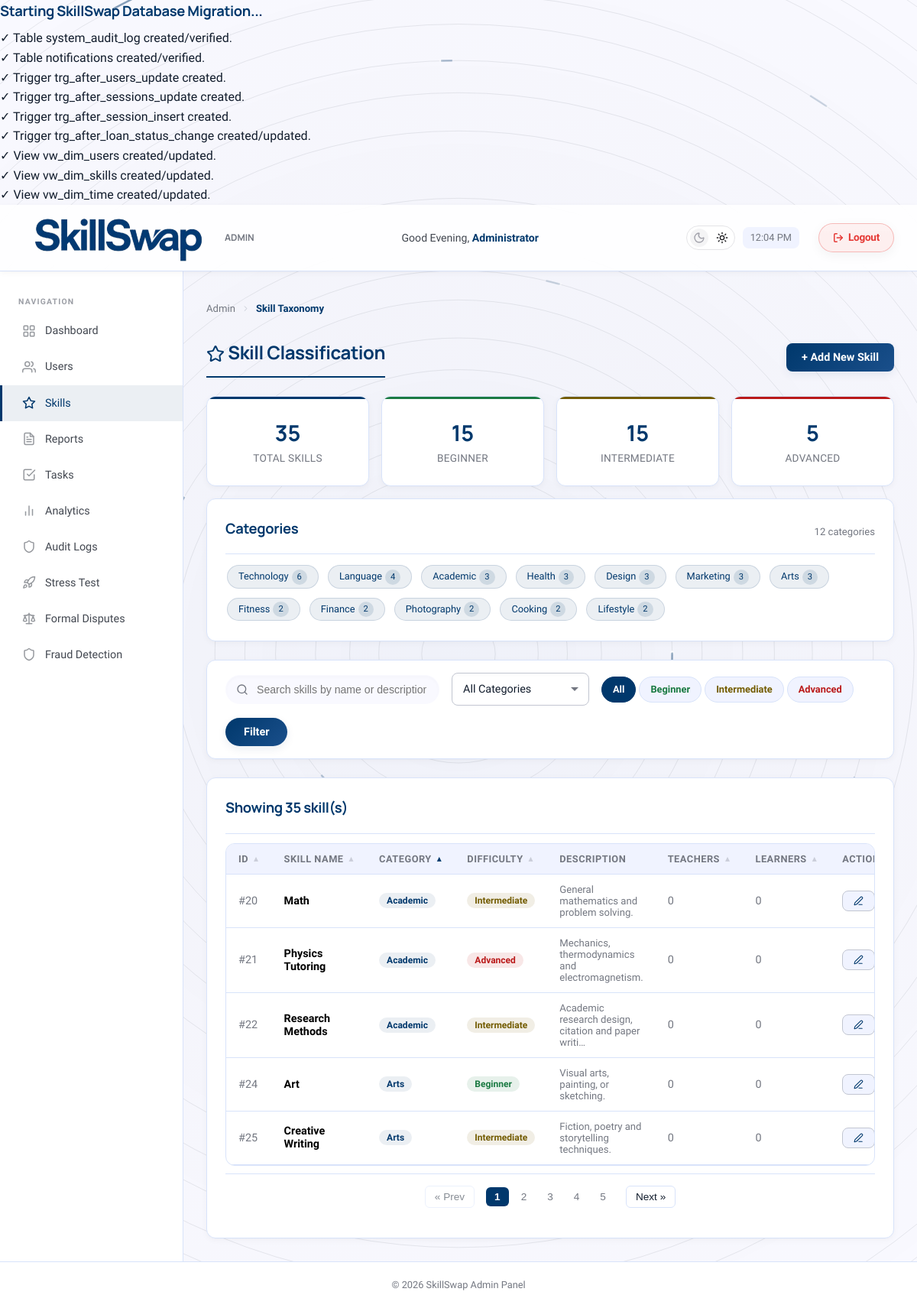
/admin/skills.php (signed in), run on the app's committed database.
### tables this page shows
CREATE TABLE IF NOT EXISTS skills (
    skill_id INT AUTO_INCREMENT PRIMARY KEY,
    skill_name VARCHAR(100) NOT NULL,
    catagory VARCHAR(50),
    description TEXT,
    difficulty_level ENUM('Beginner', 'Intermediate', 'Advanced')
);

### admin/skills.php (the view, shortened to what this page needs)
<?php
require_once __DIR__ . '/../config/db.php';
$search = trim($_GET['search'] ?? '');
$cat_filter = trim($_GET['category'] ?? '');
$diff_filter = trim($_GET['difficulty'] ?? '');
$sort = trim($_GET['sort'] ?? 'category');
$order = trim($_GET['order'] ?? 'asc');
$allowed_sorts = [
    'id' => 's.skill_id',
    'name' => 's.skill_name',
    'category' => 's.catagory',
    'difficulty' => 's.difficulty_level',
    'teachers' => 'providers',
    'learners' => 'learners'
];
$sort_col = $allowed_sorts[$sort] ?? 's.catagory';
$order = (strtolower($order) === 'desc') ? 'DESC' : 'ASC';
if ($sort === 'category') {
    $sort_query = "s.catagory $order, s.skill_name ASC";
} elseif ($sort === 'difficulty') {
    $sort_query = "FIELD(s.difficulty_level, 'Beginner', 'Intermediate', 'Advanced') $order";
} else {
    $sort_query = "$sort_col $order";
}
function getSortUrl($col, $dir, $search, $category, $difficulty) {
    $query = [
        'sort' => $col,
        'order' => $dir
    ];
    return 'skills.php?' . http_build_query($query);
}
function renderSortButtons($col, $current_sort, $current_order, $search, $category, $difficulty) {
    if ($current_sort === $col) {
        if (strtolower($current_order) === 'asc') {
            $url = getSortUrl($col, 'desc', $search, $category, $difficulty);
            return '
            <span class="sort-arrows">
                <a href="' . $url . '" class="sort-arrow active" title="Sorted Ascending. Click to sort Descending">&#x25B4;</a>
            </span>';
        } else {
            $url = getSortUrl($col, 'asc', $search, $category, $difficulty);
            return '
            <span class="sort-arrows">
                <a href="' . $url . '" class="sort-arrow active" title="Sorted Descending. Click to sort Ascending">&#x25BE;</a>
            </span>';
        }
    } else {
        $url = getSortUrl($col, 'asc', $search, $category, $difficulty);
        return '
        <span class="sort-arrows">
            <a href="' . $url . '" class="sort-arrow" title="Click to sort Ascending">&#x25B4;</a>
        </span>';
    }
}
$where = "WHERE 1=1";
$skills = $conn->query("
    SELECT s.*, COUNT(DISTINCT uso.user_id) AS providers,
           COUNT(DISTINCT usr.user_id) AS learners
    FROM skills s
    LEFT JOIN user_skills_offered uso ON s.skill_id = uso.skill_id
    LEFT JOIN user_skills_requested usr ON s.skill_id = usr.skill_id
    $where
    GROUP BY s.skill_id
    ORDER BY $sort_query
");
$total_skills = $conn->query("SELECT COUNT(*) AS cnt FROM skills")->fetch_assoc()['cnt'];
$count_beginner = $conn->query("SELECT COUNT(*) AS cnt FROM skills WHERE difficulty_level = 'Beginner'")->fetch_assoc()['cnt'];
$count_intermediate = $conn->query("SELECT COUNT(*) AS cnt FROM skills WHERE difficulty_level = 'Intermediate'")->fetch_assoc()['cnt'];
$count_advanced = $conn->query("SELECT COUNT(*) AS cnt FROM skills WHERE difficulty_level = 'Advanced'")->fetch_assoc()['cnt'];
$cat_counts = $conn->query("SELECT catagory, COUNT(*) AS cnt FROM skills WHERE catagory IS NOT NULL AND catagory != '' GROUP BY catagory ORDER BY cnt DESC");
$cat_count_arr = [];
while ($cc = $cat_counts->fetch_assoc()) {
    $cat_count_arr[$cc['catagory']] = $cc['cnt'];
}
include __DIR__ . '/../includes/admin_header.php';
?>
<div class="page-header">
    <h1 class="page-title" style="margin:0;"><i data-lucide="star" class="lucide-sm"></i> Skill Classification</h1>
    <button class="btn btn-primary" onclick="document.getElementById('add-skill-modal').classList.add('active')">+ Add New Skill</button>
</div>
<div class="stats-grid" style="margin-bottom:16px;">
    <div class="stat-card stat-card-accent" style="--accent: var(--primary);">
        <span class="stat-value"><?php echo $total_skills; ?></span>
        <span class="stat-label">Total Skills</span>
    </div>
    <div class="stat-card stat-card-accent" style="--accent: var(--success);">
        <span class="stat-value"><?php echo $count_beginner; ?></span>
        <span class="stat-label">Beginner</span>
    </div>
    <div class="stat-card stat-card-accent" style="--accent: var(--warning);">
        <span class="stat-value"><?php echo $count_intermediate; ?></span>
        <span class="stat-label">Intermediate</span>
    </div>
    <div class="stat-card stat-card-accent" style="--accent: var(--danger);">
        <span class="stat-value"><?php echo $count_advanced; ?></span>
        <span class="stat-label">Advanced</span>
    </div>
</div>
<div class="card mb-3">
    <div class="card-header">
        <h3>Categories</h3>
        <span style="font-size:0.82rem; color:var(--text-muted);"><?php echo count($cat_count_arr); ?> categories</span>
    </div>
    <div style="display:flex; flex-wrap:wrap; gap:8px;">
        <?php foreach ($cat_count_arr as $cat_name => $cat_cnt): ?>
            <a href="?category=<?php echo urlencode($cat_name); ?><?php echo $sort !== 'category' ? '&sort=' . urlencode($sort) : ''; ?><?php echo $order !== 'ASC' ? '&order=' . urlencode(strtolower($order)) : ''; ?>"
               class="skill-tag <?php echo $cat_filter === $cat_name ? 'skill-tag-active' : ''; ?>"
               style="cursor:pointer; text-decoration:none;">
                <?php echo htmlspecialchars($cat_name); ?>
                <span style="background:rgba(0,56,108,0.12); padding:1px 7px; border-radius:9999px; font-size:0.7rem; margin-left:4px;">
                    <?php echo $cat_cnt; ?>
                </span>
            </a>
        <?php endforeach; ?>
    </div>
</div>
<div class="card mb-3" style="padding: 16px 24px; position: relative; z-index: 10;">
    <form method="GET" class="flex flex-wrap gap-2 items-center" id="adminSkillsSearchForm">
        <div style="position:relative; display:flex; align-items:center;">
            <input type="text" name="search" id="adminSkillsSearchInput" placeholder="Search skills by name or description..." autocomplete="off"
                value="<?php echo htmlspecialchars($search); ?>">
        </div>
        <select name="category" class="form-control" style="max-width:180px;">
            <option value="">All Categories</option>
        </select>
        <div class="admin-filter-tabs">
            <?php
            function buildTabUrl($diff, $search, $cat, $sort, $order) {
                $q = [];
                if ($diff !== '') $q['difficulty'] = $diff;
                if ($sort !== '') $q['sort'] = $sort;
                if ($order !== '') $q['order'] = strtolower($order);
                return '?' . http_build_query($q);
            }
            ?>
            <a href="<?php echo buildTabUrl('', $search, $cat_filter, $sort, $order); ?>"
               class="filter-tab <?php echo $diff_filter === '' ? 'active' : ''; ?>">All</a>
            <a href="<?php echo buildTabUrl('Beginner', $search, $cat_filter, $sort, $order); ?>"
               class="filter-tab <?php echo $diff_filter === 'Beginner' ? 'active' : ''; ?>" style="<?php echo $diff_filter === 'Beginner' ? '' : 'color:var(--success);'; ?>">Beginner</a>
            <a href="<?php echo buildTabUrl('Intermediate', $search, $cat_filter, $sort, $order); ?>"
               class="filter-tab <?php echo $diff_filter === 'Intermediate' ? 'active' : ''; ?>" style="<?php echo $diff_filter === 'Intermediate' ? '' : 'color:var(--warning);'; ?>">Intermediate</a>
            <a href="<?php echo buildTabUrl('Advanced', $search, $cat_filter, $sort, $order); ?>"
               class="filter-tab <?php echo $diff_filter === 'Advanced' ? 'active' : ''; ?>" style="<?php echo $diff_filter === 'Advanced' ? '' : 'color:var(--danger);'; ?>">Advanced</a>
        </div>
        <button type="submit" class="btn btn-primary" style="border-radius: 99px; padding: 10px 24px;">Filter</button>
    </form>
</div>
<div class="card">
    <div class="card-header">
        <h3>Showing <?php echo $skills->num_rows; ?> skill(s)</h3>
    </div>
    <?php if ($skills->num_rows > 0): ?>
    <div class="table-wrapper">
        <table>
            <thead>
                <tr>
                    <th>
                        <span class="th-content">
                            <span>ID</span>
                            <?php echo renderSortButtons('id', $sort, $order, $search, $cat_filter, $diff_filter); ?>
                        </span>
                    </th>
                    <th>
                        <span class="th-content">
                            <span>Skill Name</span>
                            <?php echo renderSortButtons('name', $sort, $order, $search, $cat_filter, $diff_filter); ?>
                        </span>
                    </th>
                    <th>
                        <span class="th-content">
                            <span>Category</span>
                            <?php echo renderSortButtons('category', $sort, $order, $search, $cat_filter, $diff_filter); ?>
                        </span>
                    </th>
                    <th>
                        <span class="th-content">
                            <span>Difficulty</span>
                            <?php echo renderSortButtons('difficulty', $sort, $order, $search, $cat_filter, $diff_filter); ?>
                        </span>
                    </th>
                    <th>Description</th>
                    <th>
                        <span class="th-content">
                            <span title="Users who teach this skill">Teachers</span>
                            <?php echo renderSortButtons('teachers', $sort, $order, $search, $cat_filter, $diff_filter); ?>
                        </span>
                    </th>
                    <th>
                        <span class="th-content">
                            <span title="Users who want to learn this skill">Learners</span>
                            <?php echo renderSortButtons('learners', $sort, $order, $search, $cat_filter, $diff_filter); ?>
                        </span>
                    </th>
                    <th>Actions</th>
                </tr>
            </thead>
            <tbody>
                <?php while ($s = $skills->fetch_assoc()):
                    $diff_class = 'badge-success';
                    if ($s['difficulty_level'] === 'Intermediate') $diff_class = 'badge-warning';
                    elseif ($s['difficulty_level'] === 'Advanced') $diff_class = 'badge-danger';
                    $desc_short = $s['description'] ? (strlen($s['description']) > 50 ? substr($s['description'], 0, 50) . '…' : $s['description']) : '—';
                ?>
                    <tr>
                        <td style="color:var(--text-muted);">#<?php echo $s['skill_id']; ?></td>
                        <td><strong><?php echo htmlspecialchars($s['skill_name']); ?></strong></td>
                        <td>
                            <a href="?category=<?php echo urlencode($s['catagory'] ?? ''); ?><?php echo $sort !== 'category' ? '&sort=' . urlencode($sort) : ''; ?><?php echo $order !== 'ASC' ? '&order=' . urlencode(strtolower($order)) : ''; ?>" class="badge badge-orange" style="text-decoration:none;">
                                <?php echo htmlspecialchars($s['catagory'] ?? 'N/A'); ?>
                            </a>
                        </td>
                        <td><span class="badge <?php echo $diff_class; ?>"><?php echo $s['difficulty_level']; ?></span></td>
                        <td style="max-width:200px; font-size:0.82rem; color:var(--text-muted);"
                            title="<?php echo htmlspecialchars($s['description'] ?? ''); ?>">
                            <?php echo htmlspecialchars($desc_short); ?>
                        </td>
                        <td>
                            <?php if ($s['providers'] > 0): ?>
                                <span style="color:var(--success); font-weight:600;"><?php echo $s['providers']; ?></span>
                            <?php else: ?>
                                <span style="color:var(--text-muted);">0</span>
                            <?php endif; ?>
                        </td>
                        <td>
                            <?php if ($s['learners'] > 0): ?>
                                <span style="color:var(--info); font-weight:600;"><?php echo $s['learners']; ?></span>
                            <?php else: ?>
                                <span style="color:var(--text-muted);">0</span>
                            <?php endif; ?>
                        </td>
                        <td>
                            <div class="flex gap-1" style="flex-wrap:nowrap;">
                                <button type="button" class="btn btn-sm btn-secondary" title="Edit Skill"
                                    onclick="openEditModal(<?php echo $s['skill_id']; ?>, '<?php echo addslashes(htmlspecialchars($s['skill_name'])); ?>', '<?php echo addslashes(htmlspecialchars($s['catagory'] ?? '')); ?>', '<?php echo addslashes(htmlspecialchars($s['description'] ?? '')); ?>', '<?php echo $s['difficulty_level']; ?>')">
                                    <i data-lucide="edit-3" class="lucide-sm"></i>
                                </button>
                            </div>
                        </td>
                    </tr>
                <?php endwhile; ?>
            </tbody>
        </table>
    </div>
    <?php endif; ?>
</div>
<?php include __DIR__ . '/../includes/admin_footer.php'; ?>

### data on the page
skills: skill_id "20", skill_name "Math", catagory "Academic", difficulty_level "Intermediate", description "General mathematics and problem solving."
skills: skill_id "21", skill_name "Physics Tutoring", catagory "Academic", difficulty_level "Advanced", description "Mechanics, thermodynamics and electromagnetism."
skills: skill_id "22", skill_name "Research Methods", catagory "Academic", difficulty_level "Intermediate", description "Academic research design, citation and paper writi…"
skills: skill_id "24", skill_name "Art", catagory "Arts", difficulty_level "Beginner", description "Visual arts, painting, or sketching."
skills: skill_id "25", skill_name "Creative Writing", catagory "Arts", difficulty_level "Intermediate", description "Fiction, poetry and storytelling techniques."

### other printed values
$greeting "Good Evening"
$admin_name "Administrator"
$breadcrumb_title "Skill Taxonomy"
$total_skills "35"
$count_beginner "15"
$count_intermediate "15"
$count_advanced "5"
count($cat_count_arr) "12"
$cat_name "Technology"
$cat_cnt "6"
$cat_name "Language"
$cat_cnt "4"
$cat_name "Academic"
$cat_cnt "3"
$cat_name "Health"
